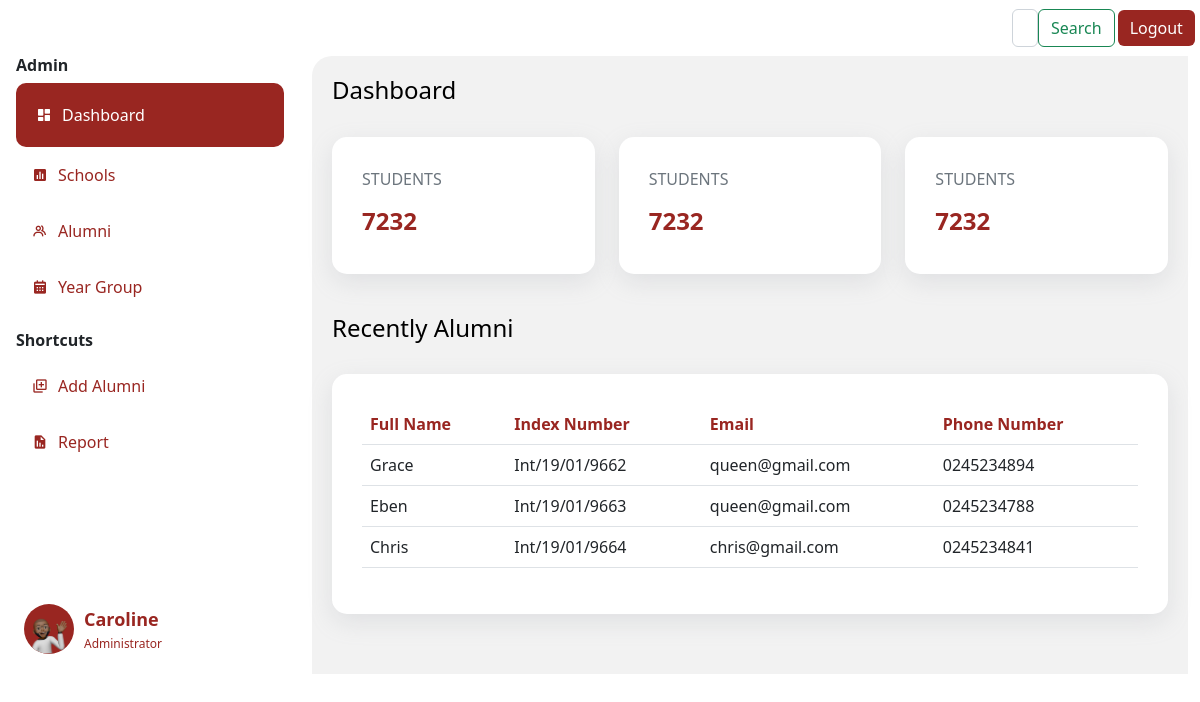
/dashboard (signed in), run on an earlier commit of the app's database.
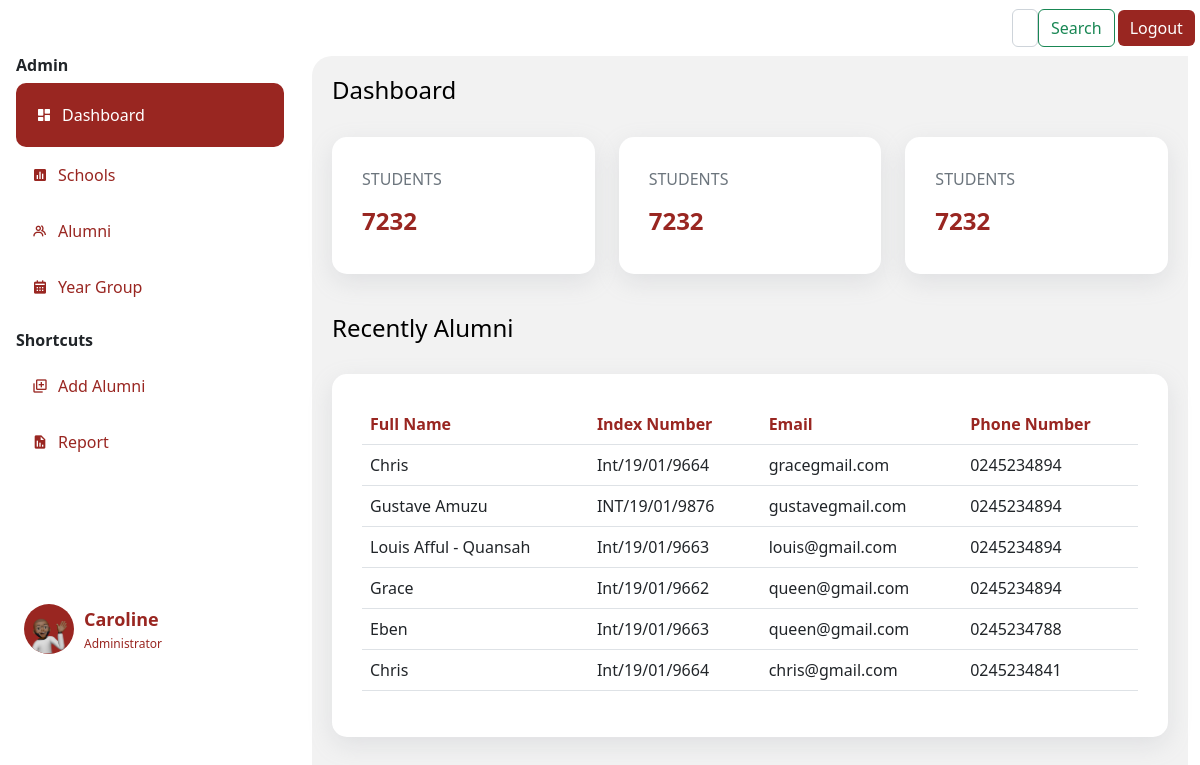
And on a later commit of the database.
### app.py (models this page shows, shortened)
class Person(db.Model, UserMixin):
    id= db.Column(db.Integer, primary_key=True)
    name= db.Column(db.String(200), )
    yearCompleted= db.Column(db.String(200), )
    nationality= db.Column(db.String(200), )
    contact= db.Column(db.Integer(), )
    email= db.Column(db.String(200), nullable=True)
    faculty= db.Column(db.String(200), nullable=True)
    hallofresidence= db.Column(db.String(200), nullable=True)
    password= db.Column(db.String(20))
    school= db.Column(db.String(20))
    email= db.Column(db.String(20), nullable=True)
    phone= db.Column(db.String(10), nullable=True )
    indexnumber=db.Column(db.String())
    password=db.Column(db.String)
    gender= db.Column(db.String()    )
    department= db.Column(db.String()    )
    program= db.Column(db.String()   )
    telephone= db.Column(db.String()   )
    admitted= db.Column(db.Integer()  )
    address= db.Column(db.String()   )
    work= db.Column(db.String()  )
    guardian= db.Column(db.String()  )
    kin= db.Column(db.String()   )
    relationship= db.Column(db.String()  )
    marital= db.Column(db.String()   )
    health= db.Column(db.String()    )
    form=db.Column(db.String())
    extra= db.Column(db.String()     )
    image_file = db.Column(db.String(20))

class User(db.Model,UserMixin):
    id= db.Column(db.Integer, primary_key=True)
    fullname= db.Column(db.String()  )
    indexnumber= db.Column(db.Integer())
    gender= db.Column(db.String()    )
    school= db.Column(db.String()    )
    department= db.Column(db.String()    )
    program= db.Column(db.String()   )
    completed= db.Column(db.Integer()     )
    admitted= db.Column(db.Integer()  )
    email= db.Column(db.String()     )
    telephone= db.Column(db.String()     )
    hall= db.Column(db.String()  )
    nationality= db.Column(db.String()   )
    address= db.Column(db.String()   )
    work= db.Column(db.String()  )
    guardian= db.Column(db.String()  )
    kin= db.Column(db.String()   )
    relationship= db.Column(db.String()  )
    marital= db.Column(db.String()   )
    health= db.Column(db.String()    )
    extra= db.Column(db.String()     )
    image_file = db.Column(db.String(20))
    def __repr__(self):
        return f"User('{self.id}', {self.fullname}, {self.gender}'"

### app.py (the view)
@app.route('/dashboard')
@login_required
def dashboard():
    users=User.query.order_by(User.id.desc()).all()
    print(users)
    if current_user == None:
        flash("Welcome to the CentralAlumina " + current_user.email, "Success")
        flash(f"There was a problem")
    return render_template('dashboard.html', title='dashboard',users=users)
    eay

### forms.py
class Search(FlaskForm):
    searched = StringField('Searched', validators=[DataRequired()])
    submit = SubmitField('Search')

### app.py (called while the page is built)
@login_manager.user_loader
def load_user(user_id):
    return Person.query.get(int(user_id))

@app.context_processor
def base():
    form=Search()
    return dict(form=form)

### templates/dashboard.html (shortened to what this page needs)
{% extends 'layout.html' %}
{% block body %}
  <h4>Dashboard</h4>
  <br>
  <div class="row" style="justify-content: space-between;">
    <div class="col-md-4 ">
      <div class="dashboard-item" data-aos="fade-up">
        <p class="text-muted">STUDENTS</p>
        <h4 class="dashboard-item-text" ><b>7232</b></h4>
      </div>
    </div>
    <div class="col-md-4 ">
      <div class="dashboard-item" ->
        <p class="text-muted">STUDENTS</p>
        <h4 class="dashboard-item-text" ><b>7232</b></h4>
      </div>
    </div>
    <div class="col-md-4 ">
      <div class="dashboard-item" data-aos="fade-up" data-aos-delay="900">
        <p class="text-muted">STUDENTS</p>
        <h4 class="dashboard-item-text" ><b>7232</b></h4>
      </div>
    </div>
  </div>
  <h4>Recently Alumni</h4>
  <br>
  <div class="dashboard-item" data-aos="fade-up" data-aos-delay="1500">
    <table class="table" >
      <thead style="color: #992621;">
        <tr>
          <th scope="col">Full Name</th>
          <th scope="col">Index Number</th>
          <th scope="col">Email</th>
          <th scope="col">Phone Number</th>
        </tr>
      </thead>
      {%for user in users%}
      <tbody>
        <tr>
          <td>{{user.fullname}}</td>
          <td>{{user.indexnumber}}</td>
          <td>{{user.email}}</td>
          <td>{{user.telephone}}</td>
        </tr>
      </tbody>
      {% endfor %}
    </table>
  </div>
{% endblock body %}

### templates/layout.html (shortened to what this page needs)
<!doctype html>
<html lang="en">
  <head>
    <head>
    </head>
    <link rel="stylesheet" type="text/css" href="{{ url_for('static', filename='css/newstyle.css')}}">
    <link href="https://unpkg.com/aos@2.3.1/dist/aos.css" rel="stylesheet">
    <link href='https://unpkg.com/boxicons@2.1.2/css/boxicons.min.css' rel='stylesheet'>
    <link href="https://cdn.jsdelivr.net/npm/bootstrap@5.2.1/dist/css/bootstrap.min.css" rel="stylesheet">
  </head>
  <body>
      <nav class="navbar navbar-expand-lg sticky-top" style="background: #fff; ">
        <div class="container-fluid">
          <div class="collapse navbar-collapse me-2" id="navbarSupportedContent" style="width: 100%;">
            <form class="d-flex " role="search" method='POST' action='{{url_for('search')}}' >
              <input class="form-control " type="search" name='searched' placeholder="Search" aria-label="Search">
              <button class="btn btn-outline-success" type="submit">Search</button>
                </form>
            <button class="btn" style="color: #fff; background: #992621; border: none; margin-left: 3px;" type="logout">
              <a href="{{url_for('logout')}}" style="text-decoration: none; color: #fff;">Logout</a>
            </button>
          </div>
        </div>
      </nav>
      <div class="container-fluid" >
        <div class="row" >
            <div class="col-3 px-1 position-fixed" id="sticky-sidebar">
              <div class="container" >
                  <div class="side-menu">
                    <h6 class="divider"><b>Admin </b></h6>
                    {% if title == 'dashboard' %}
                    <div class="side-nav-button-active">
                      <i class='bx bxs-dashboard icon'></i>
                      <a href="/dashboard" class="side-nav-button-text">Dashboard</a>
                    </div>
                    {% else %}
                    <div class="side-nav-button">
                      <i class='bx bxs-dashboard icon'></i>
                      <a href="/dashboard" class="side-nav-button-text">Dashboard</a>
                    </div>
                    {% endif %}
                    {% if title == "newschools" %}
                    <div class="side-nav-button-active">
                      <i class='bx bxs-bar-chart-square icon'></i>
                      <a href="/newschools" class="side-nav-button-text">Schools</a>
                    </div>
                    {% else %}
                    <div class="side-nav-button">
                      <i class='bx bxs-bar-chart-square icon'></i>
                      <a href="/newschools" class="side-nav-button-text">Schools</a>
                    </div>
                    {% endif %}
                    {% if title == "list" %}
                    <div class="side-nav-button-active">
                      <i class='bx bx-group icon' ></i>
                      <a href="/list" class="side-nav-button-text">Alumni</a>
                    </div>
                    {% else %}
                    <div class="side-nav-button">
                      <i class='bx bx-group icon' ></i>
                      <a href="/list" class="side-nav-button-text">Alumni</a>
                    </div>
                    {% endif %}
                    {% if title == "year" %}
                    <div class="side-nav-button-active">
                      <i class='bx bxs-calendar icon' ></i>
                      <a href="/year" class="side-nav-button-text">Year Group</a>
                    </div>
                    {% else %}
                    <div class="side-nav-button">
                      <i class='bx bxs-calendar icon' ></i>
                      <a href="/year" class="side-nav-button-text">Year Group</a>
                    </div>
                    {% endif %}
                  </div>
                  <div class="side-menu">
                    <h6 class="divider" style="margin-top: 2vh;"><b>Shortcuts</b> </h6>
                    {% if title == "addalumni" %}
                      <div class="side-nav-button-active">
                        <i class='bx bx-add-to-queue icon' ></i>
                        <a href="/addalumni" class="side-nav-button-text">Add Alumni</a>
                      </div>
                      {% else %}
                      <div class="side-nav-button">
                        <i class='bx bx-add-to-queue icon' ></i>
                        <a href="/addalumni" class="side-nav-button-text">Add Alumni</a>
                      </div>
                    {% endif %}
                    {% if title == "newreport" %}
                    <div class="side-nav-button-active">
                      <i class='bx bxs-report icon' ></i>
                      <a href="/newreport" class="side-nav-button-text">Report</a>
                    </div>
                    {% else %}
                    <div class="side-nav-button">
                      <i class='bx bxs-report icon' ></i>
                      <a href="/newreport" class="side-nav-button-text">Report</a>
                    </div>
                    {% endif %}
                  </div>
                  <div class="profile-details" style=" bottom: 0; padding-top: 50%;">
                    <div class="elipse" style="background: #992621; border-radius: 50%;">
                      <img src="static/img/memoji.png" alt="" width="100%" >
                    </div>
                    <div class="profile-info" style="padding-left: 10px;">
                      <div class="profile-name"><b>{{current_user.name}}</b> </div>
                      <div class="title">Administrator</div>
                    </div>
                  </div>
        </div>
            </div>
            <div class="col offset-3" id="main">
              <div class="container" style="background-color: #f2f2f2; padding: 20px; border-radius: 20px 0 0 0;">
              {% block body %}
              {% endblock%}
              </div>
            </div>
        </div>
    </div>
</body>
</html>

### static/css/newstyle.css (style rules this page uses)
body { background: #f2f2f2; }
.side-nav-button { padding: 16px; background-color: #fff; border-radius: 10px; color: #992621; display: flex; align-items: center; }
h4 { color: black; }
.side-nav-button-text { margin: 0; padding-left: 10px; }
.side-nav-button-active { padding: 20px; background-color: #992621; border-radius: 10px; color: #fff; display: flex; align-items: center; }
.side-nav-button a { text-decoration: none; color: #992621; }
.side-nav-button-active a { text-decoration: none; color: #fff; }
.dashboard-item { background-color: #fff; padding: 30px; border-radius: 15px; color: #fff; margin: 0; box-shadow: rgba(149, 157, 165, 0.2) 0px 8px 24px; margin-bottom: 5vh; justify-content: space-between; }
.dashboard-item-text { margin-top: 0; color: #992621; }
.profile-details { border-radius: 10px; padding: 8px; display: flex; align-items: center; }
.elipse img { width: 50px; height: 50px; border-radius: 50%; }
.profile-name { color: #992621; font-size: 18px; font-weight: 500; margin-bottom: 2px; }
.title { font-size: 12px; color: #992621; font-weight: 400; }

What changed in the data, as far as the page shows it:
added User: fullname "Chris", indexnumber "Int/19/01/9664", email "gracegmail.com", telephone "0245234894"
added User: fullname "Gustave Amuzu", indexnumber "INT/19/01/9876", email "gustavegmail.com", telephone "0245234894"
added User: fullname "Louis Afful - Quansah", indexnumber "Int/19/01/9663", email "louis@gmail.com", telephone "0245234894"
